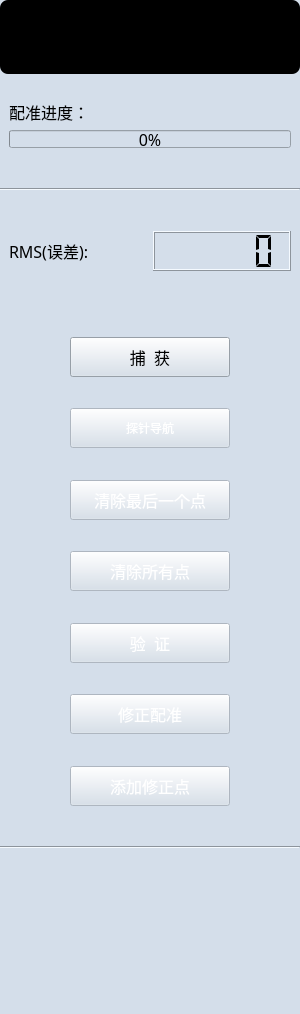
<?xml version="1.0" encoding="UTF-8"?>
<ui version="4.0">
 <class>QPelvisPrecisionRegistrationsControls</class>
 <widget class="QWidget" name="QPelvisPrecisionRegistrationsControls">
  <property name="geometry">
   <rect>
    <x>0</x>
    <y>0</y>
    <width>300</width>
    <height>1014</height>
   </rect>
  </property>
  <property name="sizePolicy">
   <sizepolicy hsizetype="Preferred" vsizetype="Preferred">
    <horstretch>0</horstretch>
    <verstretch>0</verstretch>
   </sizepolicy>
  </property>
  <property name="minimumSize">
   <size>
    <width>300</width>
    <height>0</height>
   </size>
  </property>
  <property name="maximumSize">
   <size>
    <width>300</width>
    <height>16777215</height>
   </size>
  </property>
  <property name="windowTitle">
   <string>硬件准备</string>
  </property>
  <property name="styleSheet">
   <string notr="true">background:#d4deea;</string>
  </property>
  <property name="currentIndex" stdset="0">
   <number>0</number>
  </property>
  <widget class="QWidget" name="widget" native="true">
   <property name="geometry">
    <rect>
     <x>0</x>
     <y>0</y>
     <width>300</width>
     <height>1014</height>
    </rect>
   </property>
   <property name="styleSheet">
    <string notr="true"/>
   </property>
   <layout class="QVBoxLayout" name="verticalLayout_4">
    <item>
     <widget class="QWidget" name="widget_2" native="true">
      <property name="sizePolicy">
       <sizepolicy hsizetype="Preferred" vsizetype="Minimum">
        <horstretch>0</horstretch>
        <verstretch>0</verstretch>
       </sizepolicy>
      </property>
      <property name="minimumSize">
       <size>
        <width>0</width>
        <height>74</height>
       </size>
      </property>
      <property name="maximumSize">
       <size>
        <width>16777215</width>
        <height>80</height>
       </size>
      </property>
      <property name="styleSheet">
       <string notr="true">border-radius: 8px;
background-color: rgb(0, 0, 0);
</string>
      </property>
      <layout class="QGridLayout" name="gridLayout_3"/>
     </widget>
    </item>
    <item>
     <spacer name="verticalSpacer_10">
      <property name="orientation">
       <enum>Qt::Vertical</enum>
      </property>
      <property name="sizeType">
       <enum>QSizePolicy::Fixed</enum>
      </property>
      <property name="sizeHint" stdset="0">
       <size>
        <width>20</width>
        <height>20</height>
       </size>
      </property>
     </spacer>
    </item>
    <item>
     <layout class="QVBoxLayout" name="verticalLayout_20">
      <property name="leftMargin">
       <number>9</number>
      </property>
      <property name="rightMargin">
       <number>9</number>
      </property>
      <item>
       <widget class="QLabel" name="label_7">
        <property name="font">
         <font>
          <family>黑体</family>
          <pointsize>12</pointsize>
         </font>
        </property>
        <property name="text">
         <string>配准进度：</string>
        </property>
       </widget>
      </item>
      <item>
       <widget class="QProgressBar" name="progressBarPelvis_Registration">
        <property name="sizePolicy">
         <sizepolicy hsizetype="Expanding" vsizetype="Preferred">
          <horstretch>0</horstretch>
          <verstretch>0</verstretch>
         </sizepolicy>
        </property>
        <property name="maximumSize">
         <size>
          <width>16777215</width>
          <height>18</height>
         </size>
        </property>
        <property name="font">
         <font>
          <family>黑体</family>
          <pointsize>12</pointsize>
         </font>
        </property>
        <property name="styleSheet">
         <string notr="true">QProgressBar {
	/* 外边框 */
	border:1px solid black;
	
	/* 倒角 */
	border-radius:5px;
	
	background-image: url(:\org.mitk.lancet.pelvisprecisionregistrations/image/scrool.png);
	/* 字体对齐方式 */
	text-align:center;
}

/* 进度条 */
QProgressBar::chunk {
	/* 颜色 */
	background-color:rgb(0, 183, 138);
	
	/* 步进距离 */
	width:5px;
	
	/* 进度条中间空白区域宽度 */
	margin:1px;
}</string>
        </property>
        <property name="value">
         <number>0</number>
        </property>
       </widget>
      </item>
     </layout>
    </item>
    <item>
     <spacer name="verticalSpacer_3">
      <property name="orientation">
       <enum>Qt::Vertical</enum>
      </property>
      <property name="sizeHint" stdset="0">
       <size>
        <width>20</width>
        <height>20</height>
       </size>
      </property>
     </spacer>
    </item>
    <item>
     <widget class="Line" name="line_5">
      <property name="minimumSize">
       <size>
        <width>0</width>
        <height>20</height>
       </size>
      </property>
      <property name="styleSheet">
       <string notr="true">border-image: url(:\org.mitk.lancet.pelvisprecisionregistrations/image/fenge.png);
</string>
      </property>
      <property name="orientation">
       <enum>Qt::Horizontal</enum>
      </property>
     </widget>
    </item>
    <item>
     <spacer name="verticalSpacer_6">
      <property name="orientation">
       <enum>Qt::Vertical</enum>
      </property>
      <property name="sizeHint" stdset="0">
       <size>
        <width>20</width>
        <height>20</height>
       </size>
      </property>
     </spacer>
    </item>
    <item>
     <layout class="QHBoxLayout" name="horizontalLayout_27">
      <property name="leftMargin">
       <number>9</number>
      </property>
      <property name="rightMargin">
       <number>9</number>
      </property>
      <item>
       <widget class="QLabel" name="label_26">
        <property name="font">
         <font>
          <family>黑体</family>
          <pointsize>12</pointsize>
         </font>
        </property>
        <property name="text">
         <string>RMS(误差): </string>
        </property>
       </widget>
      </item>
      <item>
       <widget class="QLCDNumber" name="lcdNumberPelvis_Registration">
        <property name="minimumSize">
         <size>
          <width>0</width>
          <height>40</height>
         </size>
        </property>
        <property name="styleSheet">
         <string notr="true">color: rgb(66, 181, 158);
border: 1px solid gray;
border-image: url(:\org.mitk.lancet.pelvisprecisionregistrations/image/value.png);
border-radius: 10px;</string>
        </property>
        <property name="smallDecimalPoint">
         <bool>true</bool>
        </property>
        <property name="digitCount">
         <number>5</number>
        </property>
        <property name="segmentStyle">
         <enum>QLCDNumber::Flat</enum>
        </property>
        <property name="value" stdset="0">
         <double>0.000000000000000</double>
        </property>
       </widget>
      </item>
     </layout>
    </item>
    <item>
     <spacer name="verticalSpacer_7">
      <property name="orientation">
       <enum>Qt::Vertical</enum>
      </property>
      <property name="sizeHint" stdset="0">
       <size>
        <width>20</width>
        <height>60</height>
       </size>
      </property>
     </spacer>
    </item>
    <item>
     <layout class="QHBoxLayout" name="horizontalLayout_9">
      <item>
       <spacer name="horizontalSpacer_15">
        <property name="orientation">
         <enum>Qt::Horizontal</enum>
        </property>
        <property name="sizeHint" stdset="0">
         <size>
          <width>40</width>
          <height>20</height>
         </size>
        </property>
       </spacer>
      </item>
      <item>
       <widget class="QPushButton" name="pushButtonCapturePelvis_Registration">
        <property name="minimumSize">
         <size>
          <width>160</width>
          <height>40</height>
         </size>
        </property>
        <property name="font">
         <font>
          <family>黑体</family>
          <pointsize>12</pointsize>
         </font>
        </property>
        <property name="styleSheet">
         <string notr="true">QPushButton{
	border-image: url(:\org.mitk.lancet.pelvisprecisionregistrations/image/default.png);
	color:white;
}
QPushButton::hover
{
	border-image: url(:\org.mitk.lancet.pelvisprecisionregistrations/image/on.png);
	color:balck;
}
QPushButton::disabled
{
	border-image: url(:\org.mitk.lancet.pelvisprecisionregistrations/image/disabled.png);	
	color: rgb(153, 153, 153);
}
QPushButton::pressed { 
	padding-left:6px;
	padding-top:6px;
}</string>
        </property>
        <property name="text">
         <string>捕  获</string>
        </property>
       </widget>
      </item>
      <item>
       <spacer name="horizontalSpacer_16">
        <property name="orientation">
         <enum>Qt::Horizontal</enum>
        </property>
        <property name="sizeHint" stdset="0">
         <size>
          <width>40</width>
          <height>20</height>
         </size>
        </property>
       </spacer>
      </item>
     </layout>
    </item>
    <item>
     <spacer name="verticalSpacer_9">
      <property name="orientation">
       <enum>Qt::Vertical</enum>
      </property>
      <property name="sizeHint" stdset="0">
       <size>
        <width>20</width>
        <height>20</height>
       </size>
      </property>
     </spacer>
    </item>
    <item>
     <layout class="QHBoxLayout" name="horizontalLayout_32">
      <property name="topMargin">
       <number>0</number>
      </property>
      <item>
       <spacer name="horizontalSpacer_50">
        <property name="orientation">
         <enum>Qt::Horizontal</enum>
        </property>
        <property name="sizeHint" stdset="0">
         <size>
          <width>40</width>
          <height>20</height>
         </size>
        </property>
       </spacer>
      </item>
      <item>
       <widget class="QPushButton" name="pushButtonPelvisProbe">
        <property name="enabled">
         <bool>false</bool>
        </property>
        <property name="minimumSize">
         <size>
          <width>160</width>
          <height>40</height>
         </size>
        </property>
        <property name="styleSheet">
         <string notr="true">QPushButton{
	border-image: url(:/org.mitk.lancet.pelvisprecisionregistrations/image/default.png);
	color:white;
}
QPushButton::hover
{
	border-image: url(:/org.mitk.lancet.pelvisprecisionregistrations//image/on.png);
	color:balck;
}
QPushButton::disabled
{
	border-image: url(:/org.mitk.lancet.pelvisprecisionregistrations//image/disabled.png);	
	color: rgb(153, 153, 153);
}
QPushButton::pressed { 
	padding-left:6px;
	padding-top:6px;
}</string>
        </property>
        <property name="text">
         <string>探针导航</string>
        </property>
       </widget>
      </item>
      <item>
       <spacer name="horizontalSpacer_49">
        <property name="orientation">
         <enum>Qt::Horizontal</enum>
        </property>
        <property name="sizeHint" stdset="0">
         <size>
          <width>40</width>
          <height>20</height>
         </size>
        </property>
       </spacer>
      </item>
     </layout>
    </item>
    <item>
     <spacer name="verticalSpacer_13">
      <property name="orientation">
       <enum>Qt::Vertical</enum>
      </property>
      <property name="sizeHint" stdset="0">
       <size>
        <width>20</width>
        <height>20</height>
       </size>
      </property>
     </spacer>
    </item>
    <item>
     <layout class="QHBoxLayout" name="horizontalLayout_10">
      <item>
       <spacer name="horizontalSpacer_17">
        <property name="orientation">
         <enum>Qt::Horizontal</enum>
        </property>
        <property name="sizeHint" stdset="0">
         <size>
          <width>40</width>
          <height>20</height>
         </size>
        </property>
       </spacer>
      </item>
      <item>
       <widget class="QPushButton" name="pushButtonClearLastPelvis_Registration">
        <property name="enabled">
         <bool>false</bool>
        </property>
        <property name="minimumSize">
         <size>
          <width>160</width>
          <height>40</height>
         </size>
        </property>
        <property name="font">
         <font>
          <family>黑体</family>
          <pointsize>12</pointsize>
         </font>
        </property>
        <property name="styleSheet">
         <string notr="true">QPushButton{
	border-image: url(:/org.mitk.lancet.pelvisprecisionregistrations//image/default.png);
	color:white;
}
QPushButton::hover
{
	border-image: url(:/org.mitk.lancet.pelvisprecisionregistrations//image/on.png);
	color:balck;
}
QPushButton::disabled
{
	border-image: url(:/org.mitk.lancet.pelvisprecisionregistrations//image/disabled.png);	
	color: rgb(153, 153, 153);
}
QPushButton::pressed { 
	padding-left:6px;
	padding-top:6px;
}</string>
        </property>
        <property name="text">
         <string>清除最后一个点</string>
        </property>
       </widget>
      </item>
      <item>
       <spacer name="horizontalSpacer_18">
        <property name="orientation">
         <enum>Qt::Horizontal</enum>
        </property>
        <property name="sizeHint" stdset="0">
         <size>
          <width>40</width>
          <height>20</height>
         </size>
        </property>
       </spacer>
      </item>
     </layout>
    </item>
    <item>
     <spacer name="verticalSpacer_8">
      <property name="orientation">
       <enum>Qt::Vertical</enum>
      </property>
      <property name="sizeHint" stdset="0">
       <size>
        <width>20</width>
        <height>20</height>
       </size>
      </property>
     </spacer>
    </item>
    <item>
     <layout class="QHBoxLayout" name="horizontalLayout_11">
      <item>
       <spacer name="horizontalSpacer_20">
        <property name="orientation">
         <enum>Qt::Horizontal</enum>
        </property>
        <property name="sizeHint" stdset="0">
         <size>
          <width>40</width>
          <height>20</height>
         </size>
        </property>
       </spacer>
      </item>
      <item>
       <widget class="QPushButton" name="pushButtonClearAllPelvis_Registration">
        <property name="enabled">
         <bool>false</bool>
        </property>
        <property name="minimumSize">
         <size>
          <width>160</width>
          <height>40</height>
         </size>
        </property>
        <property name="font">
         <font>
          <family>黑体</family>
          <pointsize>12</pointsize>
         </font>
        </property>
        <property name="styleSheet">
         <string notr="true">QPushButton{
	border-image: url(:/org.mitk.lancet.pelvisprecisionregistrations//image/default.png);
	color:white;
}
QPushButton::hover
{
	border-image: url(:/org.mitk.lancet.pelvisprecisionregistrations//image/on.png);
	color:balck;
}
QPushButton::disabled
{
	border-image: url(:/org.mitk.lancet.pelvisprecisionregistrations//image/disabled.png);	
	color: rgb(153, 153, 153);
}
QPushButton::pressed { 
	padding-left:6px;
	padding-top:6px;
}</string>
        </property>
        <property name="text">
         <string>清除所有点</string>
        </property>
       </widget>
      </item>
      <item>
       <spacer name="horizontalSpacer_19">
        <property name="orientation">
         <enum>Qt::Horizontal</enum>
        </property>
        <property name="sizeHint" stdset="0">
         <size>
          <width>40</width>
          <height>20</height>
         </size>
        </property>
       </spacer>
      </item>
     </layout>
    </item>
    <item>
     <spacer name="verticalSpacer_11">
      <property name="orientation">
       <enum>Qt::Vertical</enum>
      </property>
      <property name="sizeHint" stdset="0">
       <size>
        <width>20</width>
        <height>20</height>
       </size>
      </property>
     </spacer>
    </item>
    <item>
     <layout class="QHBoxLayout" name="horizontalLayout_12">
      <item>
       <spacer name="horizontalSpacer_21">
        <property name="orientation">
         <enum>Qt::Horizontal</enum>
        </property>
        <property name="sizeHint" stdset="0">
         <size>
          <width>40</width>
          <height>20</height>
         </size>
        </property>
       </spacer>
      </item>
      <item>
       <widget class="QPushButton" name="pushButtonVerifyPelvis_Registration">
        <property name="enabled">
         <bool>false</bool>
        </property>
        <property name="minimumSize">
         <size>
          <width>160</width>
          <height>40</height>
         </size>
        </property>
        <property name="font">
         <font>
          <family>黑体</family>
          <pointsize>12</pointsize>
         </font>
        </property>
        <property name="styleSheet">
         <string notr="true">QPushButton{
	border-image: url(:/org.mitk.lancet.pelvisprecisionregistrations//image/default.png);
	color:white;
}
QPushButton::hover
{
	border-image: url(:/org.mitk.lancet.pelvisprecisionregistrations//image/on.png);
	color:balck;
}
QPushButton::disabled
{
	border-image: url(:/org.mitk.lancet.pelvisprecisionregistrations//image/disabled.png);	
	color: rgb(153, 153, 153);
}
QPushButton::pressed { 
	padding-left:6px;
	padding-top:6px;
}</string>
        </property>
        <property name="text">
         <string>验  证</string>
        </property>
       </widget>
      </item>
      <item>
       <spacer name="horizontalSpacer_22">
        <property name="orientation">
         <enum>Qt::Horizontal</enum>
        </property>
        <property name="sizeHint" stdset="0">
         <size>
          <width>40</width>
          <height>20</height>
         </size>
        </property>
       </spacer>
      </item>
     </layout>
    </item>
    <item>
     <spacer name="verticalSpacer_14">
      <property name="orientation">
       <enum>Qt::Vertical</enum>
      </property>
      <property name="sizeHint" stdset="0">
       <size>
        <width>20</width>
        <height>20</height>
       </size>
      </property>
     </spacer>
    </item>
    <item>
     <layout class="QHBoxLayout" name="horizontalLayout_18">
      <item>
       <spacer name="horizontalSpacer_13">
        <property name="orientation">
         <enum>Qt::Horizontal</enum>
        </property>
        <property name="sizeHint" stdset="0">
         <size>
          <width>40</width>
          <height>20</height>
         </size>
        </property>
       </spacer>
      </item>
      <item>
       <widget class="QPushButton" name="pushButtonRectifyRegistration">
        <property name="enabled">
         <bool>false</bool>
        </property>
        <property name="minimumSize">
         <size>
          <width>160</width>
          <height>40</height>
         </size>
        </property>
        <property name="font">
         <font>
          <family>黑体</family>
          <pointsize>12</pointsize>
         </font>
        </property>
        <property name="styleSheet">
         <string notr="true">QPushButton{
	border-image: url(:/org.mitk.lancet.pelvisprecisionregistrations//image/default.png);
	color:white;
}
QPushButton::hover
{
	border-image: url(:/org.mitk.lancet.pelvisprecisionregistrations//image/on.png);
	color:balck;
}
QPushButton::disabled
{
	border-image: url(:/org.mitk.lancet.pelvisprecisionregistrations//image/disabled.png);	
	color: rgb(153, 153, 153);
}
QPushButton::pressed { 
	padding-left:6px;
	padding-top:6px;
}</string>
        </property>
        <property name="text">
         <string>修正配准</string>
        </property>
       </widget>
      </item>
      <item>
       <spacer name="horizontalSpacer_14">
        <property name="orientation">
         <enum>Qt::Horizontal</enum>
        </property>
        <property name="sizeHint" stdset="0">
         <size>
          <width>40</width>
          <height>20</height>
         </size>
        </property>
       </spacer>
      </item>
     </layout>
    </item>
    <item>
     <spacer name="verticalSpacer_12">
      <property name="orientation">
       <enum>Qt::Vertical</enum>
      </property>
      <property name="sizeHint" stdset="0">
       <size>
        <width>20</width>
        <height>20</height>
       </size>
      </property>
     </spacer>
    </item>
    <item>
     <layout class="QHBoxLayout" name="horizontalLayout_7">
      <item>
       <spacer name="horizontalSpacer_11">
        <property name="orientation">
         <enum>Qt::Horizontal</enum>
        </property>
        <property name="sizeHint" stdset="0">
         <size>
          <width>40</width>
          <height>20</height>
         </size>
        </property>
       </spacer>
      </item>
      <item>
       <widget class="QPushButton" name="pushButtonAddRectifyPoints">
        <property name="enabled">
         <bool>false</bool>
        </property>
        <property name="minimumSize">
         <size>
          <width>160</width>
          <height>40</height>
         </size>
        </property>
        <property name="maximumSize">
         <size>
          <width>160</width>
          <height>40</height>
         </size>
        </property>
        <property name="font">
         <font>
          <family>黑体</family>
          <pointsize>12</pointsize>
         </font>
        </property>
        <property name="styleSheet">
         <string notr="true">QPushButton{
	border-image: url(:/org.mitk.lancet.pelvisprecisionregistrations//image/default.png);
	color:white;
}
QPushButton::hover
{
	border-image: url(:/org.mitk.lancet.pelvisprecisionregistrations//image/on.png);
	color:balck;
}
QPushButton::disabled
{
	border-image: url(:/org.mitk.lancet.pelvisprecisionregistrations//image/disabled.png);	
	color: rgb(153, 153, 153);
}
QPushButton::pressed { 
	padding-left:6px;
	padding-top:6px;
}</string>
        </property>
        <property name="text">
         <string>添加修正点</string>
        </property>
       </widget>
      </item>
      <item>
       <spacer name="horizontalSpacer_12">
        <property name="orientation">
         <enum>Qt::Horizontal</enum>
        </property>
        <property name="sizeHint" stdset="0">
         <size>
          <width>40</width>
          <height>20</height>
         </size>
        </property>
       </spacer>
      </item>
     </layout>
    </item>
    <item>
     <spacer name="verticalSpacer_2">
      <property name="orientation">
       <enum>Qt::Vertical</enum>
      </property>
      <property name="sizeHint" stdset="0">
       <size>
        <width>20</width>
        <height>20</height>
       </size>
      </property>
     </spacer>
    </item>
    <item>
     <widget class="Line" name="line_8">
      <property name="minimumSize">
       <size>
        <width>0</width>
        <height>20</height>
       </size>
      </property>
      <property name="styleSheet">
       <string notr="true">border-image: url(:/org.mitk.lancet.pelvisprecisionregistrations//image/fenge.png);
</string>
      </property>
      <property name="orientation">
       <enum>Qt::Horizontal</enum>
      </property>
     </widget>
    </item>
    <item>
     <widget class="QWidget" name="widgetInfo" native="true">
      <property name="minimumSize">
       <size>
        <width>0</width>
        <height>105</height>
       </size>
      </property>
      <property name="styleSheet">
       <string notr="true"/>
      </property>
      <widget class="QLabel" name="label">
       <property name="geometry">
        <rect>
         <x>2</x>
         <y>2</y>
         <width>54</width>
         <height>16</height>
        </rect>
       </property>
       <property name="font">
        <font>
         <family>黑体</family>
         <pointsize>12</pointsize>
        </font>
       </property>
       <property name="text">
        <string/>
       </property>
      </widget>
     </widget>
    </item>
    <item>
     <widget class="QWidget" name="widget_3" native="true">
      <property name="minimumSize">
       <size>
        <width>0</width>
        <height>40</height>
       </size>
      </property>
     </widget>
    </item>
   </layout>
  </widget>
 </widget>
 <resources>
  <include location="../../resources/resources.qrc"/>
 </resources>
 <connections/>
 <slots>
  <slot>on_HardWareWidget_currentChanged(int)</slot>
 </slots>
</ui>
